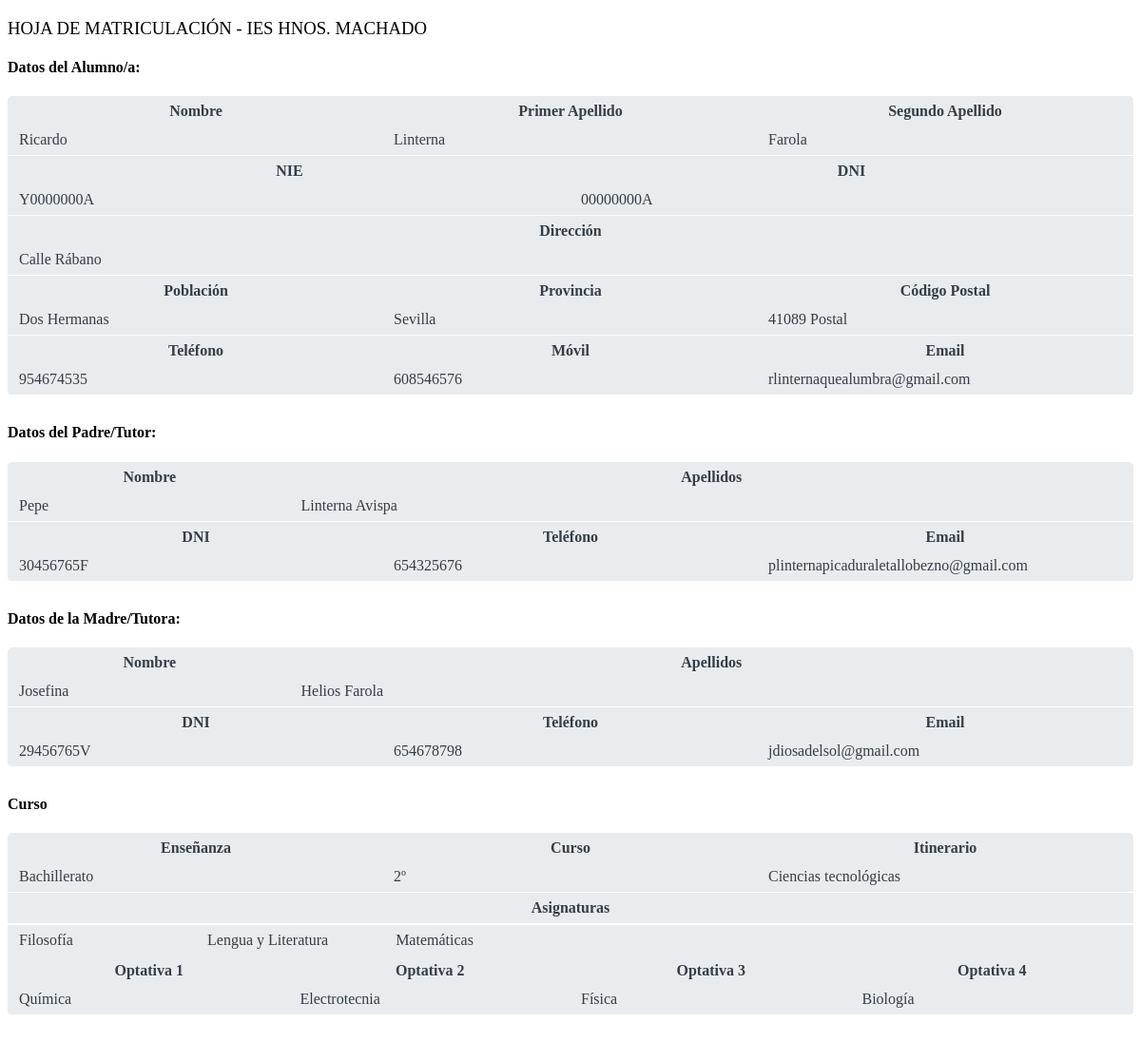
Page /php/matricula.php (signed in) on the committed database.
### tables this page shows
CREATE TABLE `alumnos` (
  `id` int(5) NOT NULL,
  `dni` varchar(9) NOT NULL,
  `clave` varchar(40) NOT NULL,
  `nombre` varchar(40) NOT NULL,
  `apellido1` varchar(40) NOT NULL,
  `apellido2` varchar(40) NOT NULL,
  `nie` varchar(9) NOT NULL,
  `fecha_nac` date NOT NULL,
  `direccion` varchar(60) NOT NULL,
  `poblacion` varchar(40) NOT NULL,
  `provincia` varchar(40) NOT NULL,
  `cod_postal` int(5) NOT NULL,
  `tel_fijo` int(9) NOT NULL,
  `tel_movil` int(9) NOT NULL,
  `correo` varchar(50) NOT NULL,
  `dni_padre` varchar(9) NOT NULL,
  `nombre_padre` varchar(40) NOT NULL,
  `apellidos_padre` varchar(40) NOT NULL,
  `tel_padre` int(9) NOT NULL,
  `correo_padre` varchar(50) NOT NULL,
  `dni_madre` varchar(9) NOT NULL,
  `nombre_madre` varchar(40) NOT NULL,
  `apellidos_madre` varchar(40) NOT NULL,
  `tel_madre` int(9) NOT NULL,
  `correo_madre` varchar(50) NOT NULL,
  `cambio_datos` varchar(500) DEFAULT NULL,
  `fecha_alta` date NOT NULL
);

CREATE TABLE `cursos` (
  `id` int(5) NOT NULL,
  `nombre` varchar(40) NOT NULL,
  `id_enseñanza` int(5) NOT NULL
);

CREATE TABLE `itinerarios` (
  `id` int(5) NOT NULL,
  `nombre` varchar(40) NOT NULL,
  `id_curso` int(5) NOT NULL
);

CREATE TABLE `asignaturas` (
  `codigo` varchar(20) NOT NULL,
  `nombre` varchar(40) NOT NULL,
  `id_itinerario` int(5) NOT NULL
);

CREATE TABLE `optativas` (
  `id` int(5) NOT NULL,
  `nombre` varchar(40) NOT NULL,
  `id_grupo_optativas` int(5) NOT NULL
);

### php/functions.php (called while the page is built, shortened)
<?php
function connectDB()
{
    try
    {
        $opc=array(PDO::MYSQL_ATTR_INIT_COMMAND => "SET NAMES utf8");
        $dsn="mysql:host=localhost;dbname=automatricula";
        $usuario="root";
        $contrasena="";
        $base=new PDO($dsn,$usuario,$contrasena,$opc);
    }
    catch (PDOException $e)
    {
        die ("Error".$e->getMessage());
        $resultado=null;
    }
    return $base;
}
function ejecutaConsulta($sql)
{
		$miconexion=connectDB();
		return $miconexion->query($sql);
}
function ejecutaConsultaArray($sql)
{
		$datos=[];
		$resultset=ejecutaConsulta($sql);
		while($fila=$resultset->fetch(PDO::FETCH_ASSOC))
		{
			$datos[]=$fila;
		}
		return $datos;
}
?>

### php/matricula.php (the view, shortened to what this page needs)
<!DOCTYPE html>
<html>
<head>
</head>
<body>
	<?php
		include "functions.php";
		$dni=$_SESSION['login'];
		$consulta="SELECT * FROM alumnos WHERE DNI='".$dni."';";
        $consulta2="SELECT E.NOMBRE, C.NOMBRE, I.NOMBRE, I.id FROM alumnos A, matriculas M, itinerarios I, cursos C, enseñanzas E WHERE A.DNI='".$dni."' AND A.ID=M.ID_ALUMNO AND M.ID_ITINERARIO=I.ID AND I.ID_CURSO=C.ID AND C.ID_enseñanza=E.ID";
        $consulta3="SELECT O.NOMBRE FROM matriculas M, optativas O, optativas_elegidas OE WHERE M.COD_MATRICULA=OE.COD_MATRICULA  AND O.ID=OE.ID_OPTATIVA1";
        $consulta4="SELECT O.NOMBRE FROM matriculas M, optativas O, optativas_elegidas OE WHERE M.COD_MATRICULA=OE.COD_MATRICULA  AND O.ID=OE.ID_OPTATIVA2";
        $consulta5="SELECT O.NOMBRE FROM matriculas M, optativas O, optativas_elegidas OE WHERE M.COD_MATRICULA=OE.COD_MATRICULA  AND O.ID=OE.ID_OPTATIVA3";
        $consulta6="SELECT O.NOMBRE FROM matriculas M, optativas O, optativas_elegidas OE WHERE M.COD_MATRICULA=OE.COD_MATRICULA  AND O.ID=OE.ID_OPTATIVA4";
		$resulset=ejecutaConsulta($consulta);
        $alumno=$resulset->fetch(PDO::FETCH_ASSOC);
        $resulset2=ejecutaConsulta($consulta2);
		$matricula=$resulset2->fetch(PDO::FETCH_NUM);
        $resulset3=ejecutaConsulta($consulta3);
		$optativa1=$resulset3->fetch(PDO::FETCH_NUM);
        $resulset4=ejecutaConsulta($consulta4);
		$optativa2=$resulset4->fetch(PDO::FETCH_NUM);
        $resulset5=ejecutaConsulta($consulta5);
		$optativa3=$resulset5->fetch(PDO::FETCH_NUM);
        $resulset6=ejecutaConsulta($consulta6);
		$optativa4=$resulset6->fetch(PDO::FETCH_NUM);
		$consulta7 = ejecutaConsultaArray("SELECT m.cod_matricula from alumnos a inner join matriculas m where a.id = m.id_alumno and a.dni='$dni'");
		$cod_matricula = $consulta7[0]["cod_matricula"];
		$sql= "SELECT nombre FROM asignaturas where id_itinerario = '".$matricula['3']."';";
		$asignaturas=ejecutaConsultaArray($sql);
		$tablaAsig='<table class="caja0"><tr><th class="caja6">Asignaturas</th></tr></table>';
		$tablaAsig.='<table class="caja0"><tr>';
		foreach($asignaturas as $indice=>$asig){
			if($indice%4!=0)
				$tablaAsig.='<td class="caja5">'.$asig['nombre'].'</td>';
			else{
				$tablaAsig.='</tr></table><table><tr><td class="caja5">'.$asig['nombre'].'</td>';
			}
		}
		$tablaAsig.='</tr></table>';
	?>
	<div style="text-align:right"><barcode dimension="1D" type="EAN13" value="<?php echo $cod_matricula;?>" label="label" style="float:right;width:30mm; height:6mm; color: #000; font-size: 3mm"></barcode></div>
	<h3 style="font-weight:lighter;">HOJA DE MATRICULACIÓN - IES HNOS. MACHADO</h3>
	<h4>Datos del Alumno/a:</h4>
	<div class="contenedor">
	<table class="caja0">
		<tr><th class="caja4">Nombre</th><th class="caja4">Primer Apellido</th><th class="caja4">Segundo Apellido</th></tr>
		<tr><td class="caja4"><?php echo $alumno['nombre'];?></td><td class="caja4"><?php echo $alumno['apellido1'];?></td><td class="caja4"><?php echo $alumno['apellido2'];?></td></tr>
	</table>
	<table class="caja0">
		<tr><th class="caja3">NIE</th><th class="caja3">DNI</th></tr>
		<tr><td class="caja3"><?php echo $alumno['nie'];?></td><td class="caja3"><?php echo $alumno['dni'];?></td></tr>
	</table>
	<table class="caja0">
	 	<tr><th class="caja1">Dirección</th></tr>
	 	<tr><td class="caja1"><?php echo $alumno['direccion'];?></td></tr>
	</table>
	<table class="caja0">
	 	<tr><th class="caja4">Población</th><th class="caja4">Provincia</th><th class="caja4">Código Postal</th></tr>
	 	<tr><td class="caja4"><?php echo $alumno['poblacion'];?></td><td class="caja4"><?php echo $alumno['provincia'];?></td><td class="caja4"><?php echo $alumno['cod_postal'];?> Postal</td></tr>
	</table>
	<table class="caja0">
	 	<tr><th class="caja4">Teléfono</th><th class="caja4">Móvil</th><th class="caja4">Email</th></tr>
	 	<tr><td class="caja4"><?php echo $alumno['tel_fijo'];?></td><td class="caja4"><?php echo $alumno['tel_movil'];?></td><td class="caja4"><?php echo $alumno['correo'];?></td></tr>
	</table>
	</div>
 	<h4>Datos del Padre/Tutor:</h4>
 	<div class="contenedor">
 	<table class="caja0">
	 	<tr><th class="caja5">Nombre</th><th class="caja2">Apellidos</th></tr>
	 	<tr><td class="caja5"><?php echo $alumno['nombre_padre'];?></td><td class="caja2"><?php echo $alumno['apellidos_padre'];?></td></tr>
	</table>
	<table class="caja0">
	    <tr><th class="caja4">DNI</th><th class="caja4">Teléfono</th><th class="caja4">Email</th></tr>
	    <tr><td class="caja4"><?php echo $alumno['dni_padre'];?></td><td class="caja4"><?php echo $alumno['tel_padre'];?></td><td class="caja4"><?php echo $alumno['correo_padre'];?></td></tr>
	</table>
	</div>
	<h4>Datos de la Madre/Tutora:</h4>
	<div class="contenedor">
	<table class="caja0">
	 	<tr><th class="caja5">Nombre</th><th class="caja2">Apellidos</th></tr>
	 	<tr><td class="caja5"><?php echo $alumno['nombre_madre'];?></td><td class="caja2"><?php echo $alumno['apellidos_madre'];?></td></tr>
	</table>
	<table class="caja0">
	    <tr><th class="caja4">DNI</th><th class="caja4">Teléfono</th><th class="caja4">Email</th></tr>
	    <tr><td class="caja4"><?php echo $alumno['dni_madre'];?></td><td class="caja4"><?php echo $alumno['tel_madre'];?></td><td class="caja4"><?php echo $alumno['correo_madre'];?></td></tr>
	</table>
</div>
	<h4>Curso</h4>
	<div class="contenedor">
	<table class="caja0">
	    <tr><th class="caja4">Enseñanza</th><th class="caja4">Curso</th><th class="caja4">Itinerario</th></tr>
	    <tr><td class="caja4"><?php echo $matricula[0];?></td><td class="caja4"><?php echo $matricula[1];?></td><td class="caja4"><?php echo $matricula[2];?></td></tr>
    </table>
    <?php
    echo $tablaAsig;
    ?>
    <table class="caja0">
	    <tr><th class="caja5">Optativa 1</th><th class="caja5">Optativa 2</th><th class="caja5">Optativa 3</th><th class="caja5">Optativa 4</th></tr>
	    <tr><td class="caja5"><?php echo $optativa1[0];?></td><td class="caja5"><?php echo $optativa2[0];?></td><td class="caja5"><?php echo $optativa3[0];?></td><td class="caja5"><?php echo $optativa4[0];?></td></tr>
	</table>
</div>
</body>
</html>

### php/matricula.php (style rules this page uses)
.caja0, .caja6 { width:100%; }
.caja1 { width:100%; }
.caja2 { width: 75%; }
.caja3 { width: 50%; }
.caja4 { width: 33.3%; }
.caja5 { width: 25%; }
.caja6 { text-align: center; }
.caja1, .caja2, .caja3, .caja4, .caja5, .caja6 { padding:5px 10px; color:#343e48; border-radius:5px; }
.caja0 { border-bottom: solid 1px white; }
.contenedor { background-color:#e9ecef; border-radius:5px; margin-bottom:30px; }

### rows in the picture
alumnos: nombre "Ricardo", apellido1 "Linterna", apellido2 "Farola", nie "Y0000000A", dni "00000000A", direccion "Calle Rábano", poblacion "Dos Hermanas", provincia "Sevilla", cod_postal "41089", tel_fijo "954674535", tel_movil "608546576", correo "rlinternaquealumbra@gmail.com", nombre_padre "Pepe", apellidos_padre "Linterna Avispa", dni_padre "30456765F", tel_padre "654325676", correo_padre "plinternapicaduraletallobezno@gmail.com", nombre_madre "Josefina", apellidos_madre "Helios Farola", dni_madre "29456765V", tel_madre "654678798", correo_madre "jdiosadelsol@gmail.com"
enseñanzas: nombre "Bachillerato", cursos.nombre "2º", itinerarios.nombre "Ciencias tecnológicas"
asignaturas: nombre "Filosofía"
asignaturas: nombre "Lengua y Literatura"
asignaturas: nombre "Matemáticas"
optativas: nombre "Química"
optativas: nombre "Electrotecnia"
optativas: nombre "Física"
optativas: nombre "Biología"
